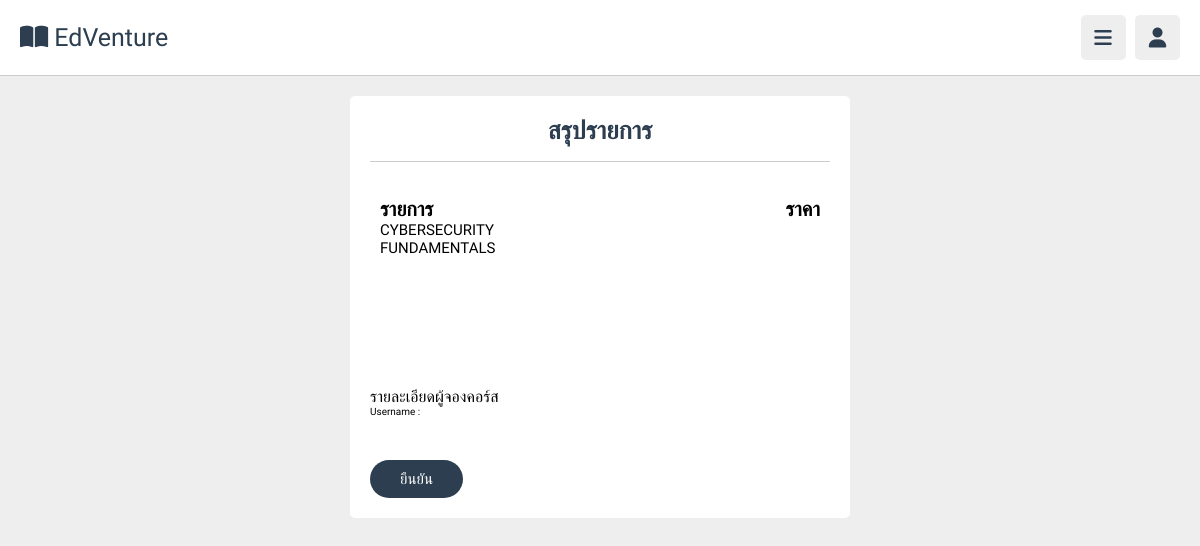
Before: /dashboard/student/course_transac.php?course=CYBERSECURITY FUNDAMENTALS with the older database file.
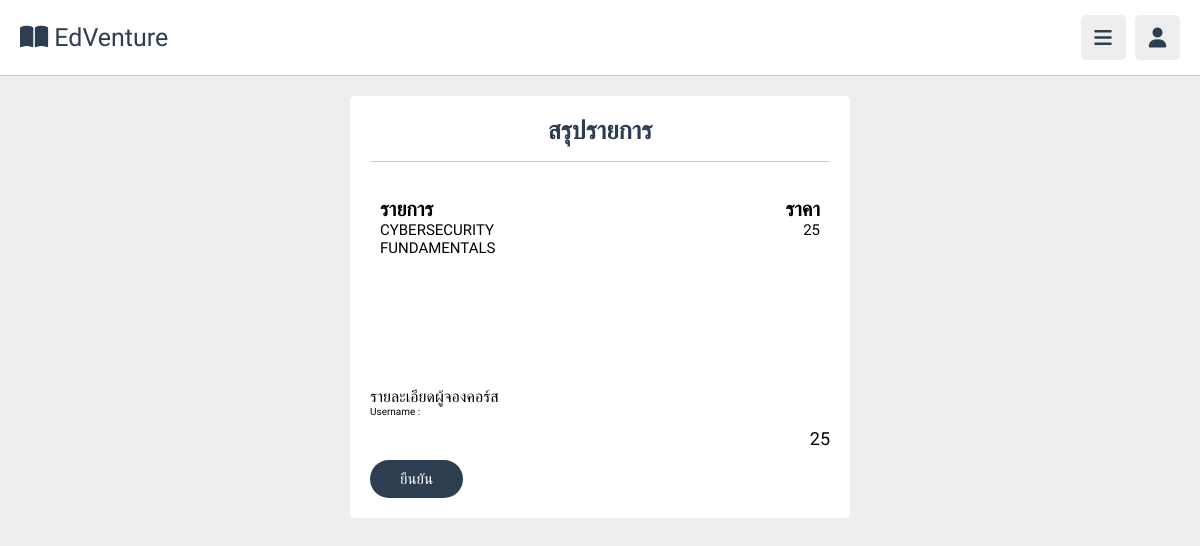
After: the same page with the newer database file.
### tables this page shows
CREATE TABLE "Course" (
	"id"	INTEGER,
	"courseimage"	BLOB,
	"name"	TEXT,
	"description"	TEXT,
	"creator_id"	INTEGER,
	"price"	NUMERIC NOT NULL,
	"date_created"	DATETIME,
	PRIMARY KEY("id" AUTOINCREMENT)
);

### dashboard/student/course_transac.php (the view, shortened to what this page needs)
<?php
$username = $_SESSION['username'];
$db = new SQLite3('../../db/table.db');
?>
<!DOCTYPE html>
<html lang="en">
  <head>
    <link
      rel="stylesheet"
      href="https://cdnjs.cloudflare.com/ajax/libs/font-awesome/6.1.2/css/all.min.css"
    />
    <link rel="stylesheet" href="../../css/styles.css" />
  </head>
  <body>
    <header class="header">
      <section class="flex">
        <a href="dashboard.php" class="logo"
          ><i class="fa-solid fa-book-open"></i> EdVenture</a
        >
        <div class="icons">
          <div id="menu-btn" class="fas fa-bars" onclick="MenuClick()"></div>
          <div id="user-btn" class="fas fa-user" onclick="ProfileClick()"></div>
        </div>
      </section>
    </header>
    <?php
    $coursename = $_GET['course'];
    $sql = "SELECT * FROM Course WHERE name = '$coursename'";
    $result = $db->query($sql);
    $row = $result->fetchArray(SQLITE3_ASSOC);
    $price = $row['price'];
    ?>
    <section class="form">
      <div class="box-container" style="margin: auto; background-color: var(--white);
      border-radius: 0.5rem;
      padding: 2rem;
      width: 50rem;">
         <h3 style="text-align: center;" class="heading">สรุปรายการ</h1>
          <div class="row">
            <div class="column" style="float: left;
            width: 50%;
            padding: 10px;">
              <h2 style="font-size: 20px;">รายการ</h2>
              <p style="font-size: 15px;"><?php echo $coursename ?></p>
            </div>
            <div class="column" style="text-align: right">
              <h2 style="font-size: 20px;">ราคา</h2>
              <p style="font-size: 15px;"><?php echo $row['price'] ?></p>
            </div>
          </div>
        <div class="box1">
            <p style="font-size: 16px; font-weight: 300;">รายละเอียดผู้จองคอร์ส</p>
            <p><?php echo "Username : $username";?></p>
        </div>
        <br>
            <div class="money" style="float: right; font-size: 18px;">
                <p><?php echo $row['price'] ?></p>
            </div>
<br><br>
        <div class="more-btn">
            <a href="bill.php?<?php echo"course=$coursename&user=$username&price=$price";?>" class="inline-option-btn">ยืนยัน</a>
        </div>
      </div>
    </section>
  </body>
</html>

### css/styles.css (style rules this page uses)
:root { --main-color: #1a2352; --red: #bb0505; --orange: #e95921; --green: #498e54; --light-color: #888; --light-bg: #eee; --black: #2c3e50; --white: #fff; --border: 0.1rem solid rgba(0, 0, 0, 0.2); }
* { font-family: "Mitr", sans-serif; margin: 0; padding: 0; box-sizing: border-box; outline: none; border: none; text-decoration: none; }
html { font-size: 62.5%; overflow-x: hidden; }
body { background-color: var(--light-bg); padding-left: 30rem; }
section { padding: 2rem; margin: 0 auto; max-width: 1200px; }
.heading { font-size: 2.5rem; color: var(--black); margin-bottom: 2.5rem; border-bottom: var(--border); padding-bottom: 1.5rem; text-transform: capitalize; }
.inline-btn, .ans-btn, .ans-btn-two, .inline-option-btn, .inline-delete-btn, .edit-btn, .btn, .delete-btn, .option-btn { border-radius: 0.5rem; color: #fff; font-size: 1.5rem; cursor: pointer; text-transform: capitalize; padding: 1rem 3rem; text-align: center; margin-top: 1rem; }
.inline-btn, .ans-btn, .inline-option-btn, .inline-delete-btn { display: inline-block; }
.option-btn, .edit-btn, .inline-option-btn { background-color: var(--black); border-radius: 20px; }
.header { position: sticky; top: 0; left: 0; right: 0; background-color: var(--white); z-index: 1000; border-bottom: var(--border); }
.header .flex { display: flex; align-items: center; justify-content: space-between; position: relative; padding: 1.5rem 2rem; }
.header .flex .logo { font-size: 2.5rem; color: var(--black); }
.header .flex .icons div { font-size: 2rem; color: var(--black); background-color: var(--light-bg); border-radius: 0.5rem; height: 4.5rem; width: 4.5rem; line-height: 4.5rem; cursor: pointer; text-align: center; margin-left: 0.7rem; }
.column { float: left; width: 50%; padding: 10px; height: 200px; }
.row:after { content: ""; display: table; clear: both; }
* { box-sizing:border-box }
* { box-sizing: border-box; }
@media (max-width: 1200px) { body { padding-left: 0; } }

Changed rows visible on the page:
added course: price "25"
